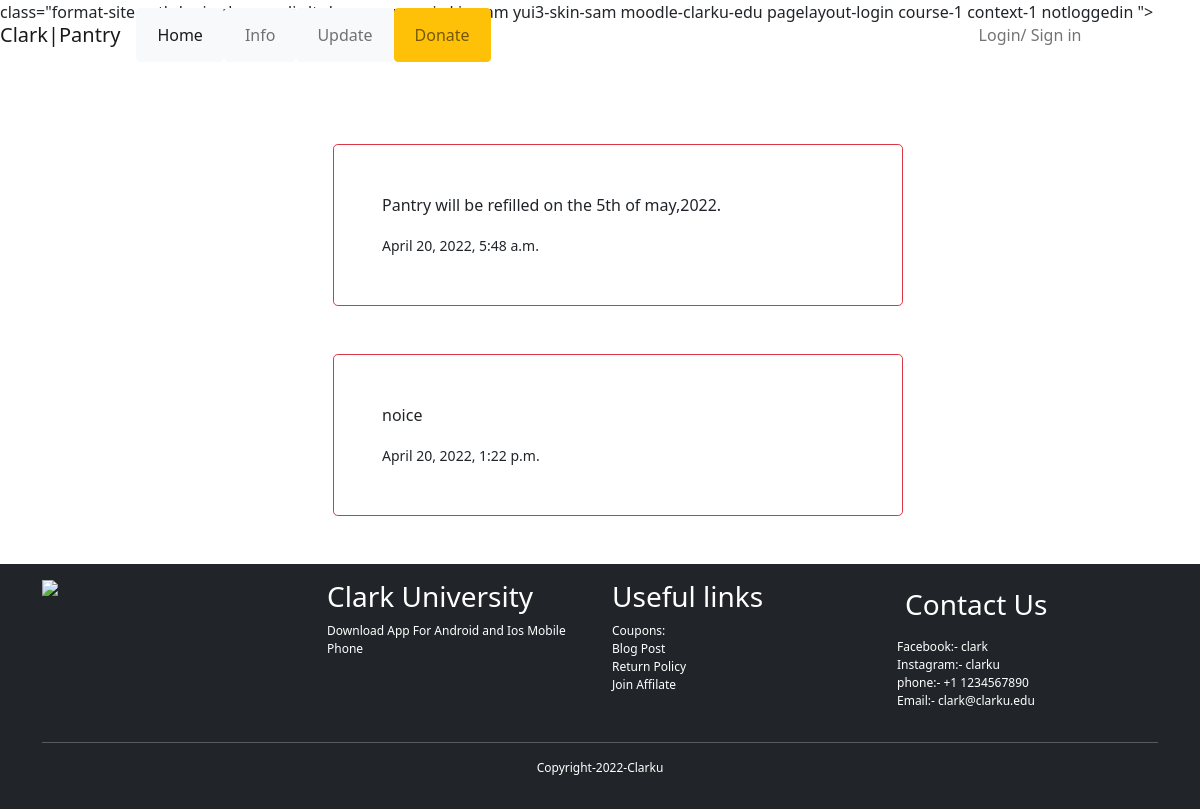
Before: /update/ with the older database file.
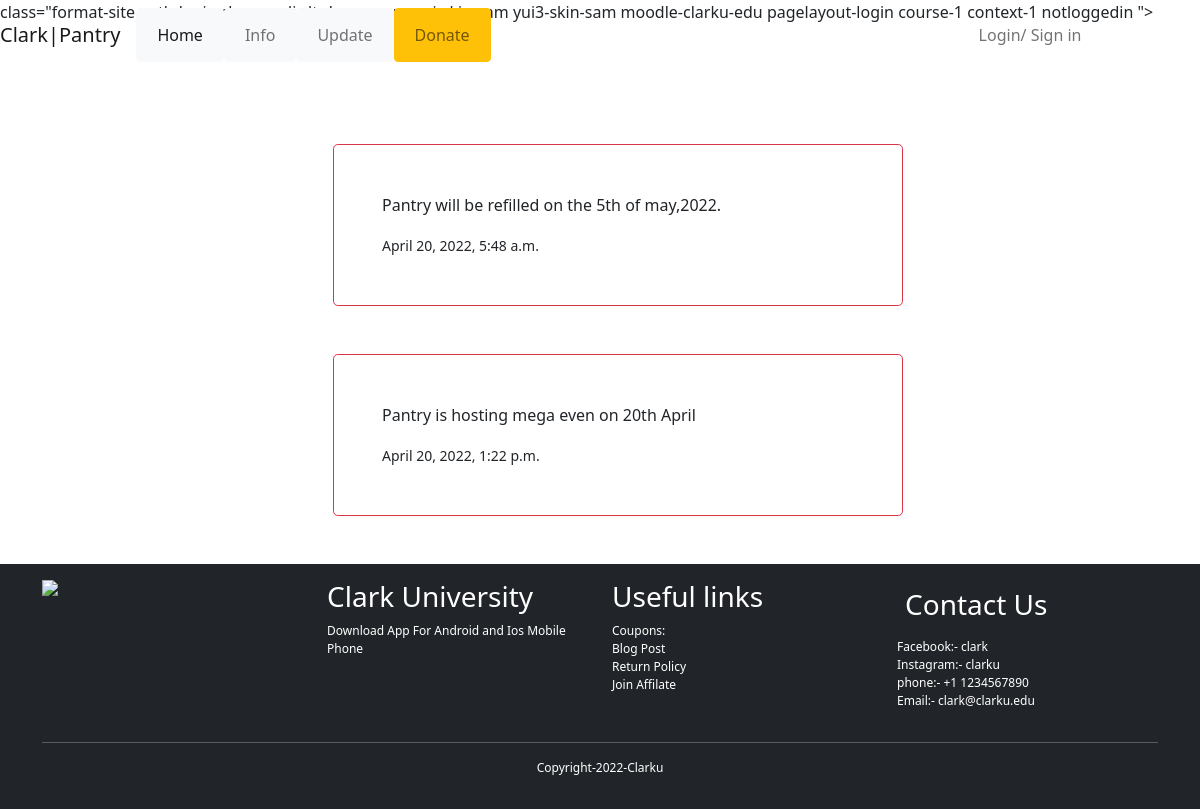
After: the same page with the newer database file.
### shelf/models.py (models this page shows)
class Update(models.Model):
	message = models.CharField(max_length=200, null=True)
	date_created = models.DateTimeField(auto_now_add=True, null=True)

### shelf/views.py (the view)
# urls.py: path('update/', views.update, name= 'update'),
def update(request):
	updates= Update.objects.all()
	context={'updates':updates}
	return render(request, 'shelf/update.html', context)

### shelf/templates/shelf/update.html (shortened to what this page needs)
{% extends 'shelf/main.html' %}
{%block content %}
{% for update in updates%}
<div class="container m-5">
	<div class="row">
		<div class="col-md-6 mx-auto border border-danger rounded-3 p-5">
			<p>{{update.message}}</p>
			<small>{{update.date_created}}</small>
		</div>
	</div>
</div>
{% endfor %}
	<div class="row g-3 align-items-center ">
	</div>
{% endblock %}

Changed rows visible on the page:
changed Update: message "noice" → "Pantry is hosting mega even on 20th April"
